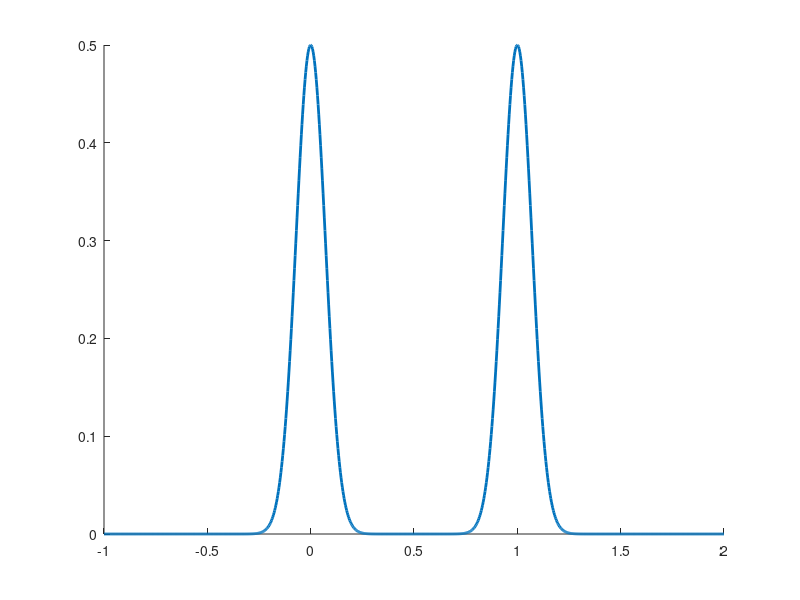

Source code (MATLAB): (Note: this script raises an error after producing the figure.)
clear;
clc;
close all

N = 1000;

xspan = linspace(-1,2,N);
%h = exp(-((xspan-1)/.1).^2)/2;
h = exp(-((xspan-1)/.1).^2)/2 + exp(-(xspan/.1).^2)/2;
dh = gradient(h)./gradient(xspan);
g = 9.8;


%% ode45 (Runge-Kutta)


D1 = 1;
uvals = [1/2, 2, 3, 4, 5, 6];
%uvals = 12;

figure;
hold on
plot(xspan,h,'LineWidth',2);

for j=1:size(uvals,2)
    u1 = uvals(j);


    [xspan,y] = ode45(@(x,y) fun(x,y,xspan,dh,g), xspan, [u1; D1]);
    
    u = y(:,1);
    D = y(:,2);
    
    Fr = u.^2./(g*D);
    
    %subplot(3,2,j);
    plot(xspan,D+h','LineWidth',2);
    %plot(xspan,u,'LineWidth',2);
    %plot(xspan,Fr,'LineWidth',2);
    hold on
    
%     str = ['Fr = ', num2str(Fr)];
%     title(str);
    
    %legend(num2str(uvals)');

    %legend('h','D+h');

    %title('D=1, u=12, Fr=15');
    
    xlabel('x');
    ylabel('y');

    set(gca,'TickLength',[0.02, 0.05]);
    set(gca,'LineWidth',1);
    box on

    ax = gca;
    ax.FontSize = 15;
end





% %% forward Euler -- DO NOT USE
% u = zeros(N,1);
% D = zeros(N,1);
% ds = (xspan(end) - xspan(1)) / N;
% % u(1) = 1;
% % D(1) = 1;
% 
% u(1) = 6;
% Dvals = [1/2, 1, 3, 6, 8];
% 
% figure;
% 
% for j=1:size(Dvals,2)
%     D(1) = Dvals(j);
% 
%     Fr = u(1)^2/(g*D(1)^2);
% 
%     for i=1:N-1
%         D(i+1) = D(i) + ds * (1 - g*D(i)/u(i)^2)^(-1) * g * D(i)/u(i)^2 * dh(i);
%     %     if D(i+1) < h(i+1) % make sure the fluid height doesn't drop below the mountain
%     %         D(i+1) = h(i+1);
%     %     end
%         u(i+1) = u(i) * (1 - (D(i+1)-D(i))/D(i));
%     end
%     
%     
%     subplot(3,2,j);
%     plot(xspan,D+h');
%     hold on
%     plot(xspan,h);
%     
%     str = ['Fr = ', num2str(Fr)];
%     title(str);
%     
%     legend('D','h');
%     
%     xlabel('x');
%     ylabel('y');
% 
%     set(gca,'TickLength',[0.02, 0.05]);
%     set(gca,'LineWidth',1);
% 
%     ax = gca;
%     ax.FontSize = 15;
% end


%% functions

function dydx = fun(x,y,xspan,dh,g)
dh_an = interp1(xspan,dh,x);
dydx = [-g*dh_an ./ (y(1)-y(2)./y(1)); -g*dh_an ./ (-y(1).^2./y(2)+g)];
end
